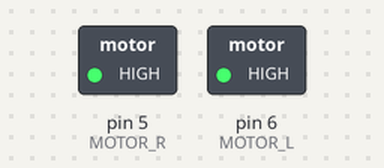
The sketch below on a simulated Arduino Uno, built with avr-gcc and run on an emulated ATmega328P. On the bench: switched loads named in the sketch (green lamp = pin HIGH). Dashed ring = blinking.

Above: at 0.2 s.
Timing chart, 0 to 3.0 s (numbered marks = the images above):
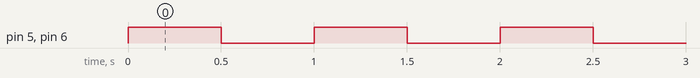

Measured:
- by itself, pin 5 (MOTOR_R), pin 6 (MOTOR_L): alternates HIGH for 0.50 s and LOW for 0.50 s

The sketch:

teste_motores.ino
```cpp
#define MOTOR_L 6
#define MOTOR_R 5

void setup() {
	pinMode(MOTOR_L, OUTPUT);
	pinMode(MOTOR_R, OUTPUT);
	digitalWrite(MOTOR_L, LOW);
	digitalWrite(MOTOR_R, LOW);
}

void loop() {
	analogWrite(MOTOR_L, 255);
	analogWrite(MOTOR_R, 255);
	delay(500);
	digitalWrite(MOTOR_L, LOW);
	digitalWrite(MOTOR_R, LOW);
        delay(500);
}
```
